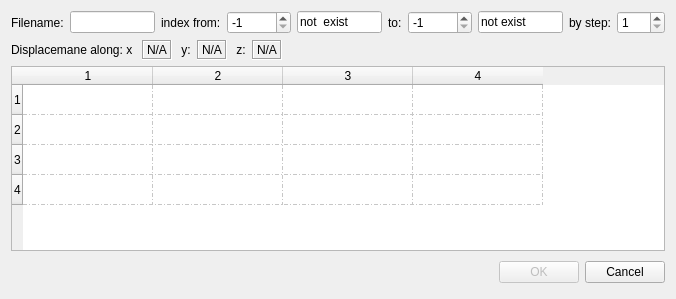
<?xml version="1.0" encoding="UTF-8"?>
<ui version="4.0">
 <class>visatom_newdisplacementpolicyForm</class>
 <widget class="QDialog" name="visatom_newdisplacementpolicyForm">
  <property name="geometry">
   <rect>
    <x>0</x>
    <y>0</y>
    <width>676</width>
    <height>299</height>
   </rect>
  </property>
  <property name="windowTitle">
   <string>Dialog</string>
  </property>
  <property name="windowIcon">
   <iconset resource="visatom2017.qrc">
    <normaloff>:/VisAtom2017/VisAtoms21.ico</normaloff>:/VisAtom2017/VisAtoms21.ico</iconset>
  </property>
  <layout class="QVBoxLayout" name="verticalLayout">
   <item>
    <layout class="QHBoxLayout" name="horizontalLayout">
     <item>
      <widget class="QLabel" name="label_38">
       <property name="text">
        <string>Filename:</string>
       </property>
      </widget>
     </item>
     <item>
      <widget class="QLineEdit" name="trajectfilenameEdit">
       <property name="enabled">
        <bool>true</bool>
       </property>
       <property name="readOnly">
        <bool>true</bool>
       </property>
      </widget>
     </item>
     <item>
      <widget class="QLabel" name="label_36">
       <property name="text">
        <string>index from:</string>
       </property>
      </widget>
     </item>
     <item>
      <widget class="QSpinBox" name="trajectfromSpinBox">
       <property name="enabled">
        <bool>true</bool>
       </property>
       <property name="sizePolicy">
        <sizepolicy hsizetype="Fixed" vsizetype="Fixed">
         <horstretch>0</horstretch>
         <verstretch>0</verstretch>
        </sizepolicy>
       </property>
       <property name="minimumSize">
        <size>
         <width>64</width>
         <height>0</height>
        </size>
       </property>
       <property name="minimum">
        <number>-1</number>
       </property>
       <property name="maximum">
        <number>9999</number>
       </property>
       <property name="value">
        <number>-1</number>
       </property>
      </widget>
     </item>
     <item>
      <widget class="QLineEdit" name="trajectfilefromLineEdit">
       <property name="enabled">
        <bool>true</bool>
       </property>
       <property name="text">
        <string>not  exist</string>
       </property>
       <property name="readOnly">
        <bool>true</bool>
       </property>
      </widget>
     </item>
     <item>
      <widget class="QLabel" name="label_37">
       <property name="text">
        <string>to:</string>
       </property>
      </widget>
     </item>
     <item>
      <widget class="QSpinBox" name="trajecttoSpinBox">
       <property name="enabled">
        <bool>true</bool>
       </property>
       <property name="sizePolicy">
        <sizepolicy hsizetype="Fixed" vsizetype="Fixed">
         <horstretch>0</horstretch>
         <verstretch>0</verstretch>
        </sizepolicy>
       </property>
       <property name="minimumSize">
        <size>
         <width>64</width>
         <height>0</height>
        </size>
       </property>
       <property name="minimum">
        <number>-1</number>
       </property>
       <property name="maximum">
        <number>9999</number>
       </property>
       <property name="value">
        <number>-1</number>
       </property>
      </widget>
     </item>
     <item>
      <widget class="QLineEdit" name="trajectfiletoLineEdit">
       <property name="enabled">
        <bool>true</bool>
       </property>
       <property name="text">
        <string>not exist</string>
       </property>
       <property name="readOnly">
        <bool>true</bool>
       </property>
      </widget>
     </item>
     <item>
      <widget class="QLabel" name="label">
       <property name="text">
        <string>by step:</string>
       </property>
      </widget>
     </item>
     <item>
      <widget class="QSpinBox" name="trajectstepSpinBox">
       <property name="sizePolicy">
        <sizepolicy hsizetype="Fixed" vsizetype="Fixed">
         <horstretch>0</horstretch>
         <verstretch>0</verstretch>
        </sizepolicy>
       </property>
       <property name="minimumSize">
        <size>
         <width>48</width>
         <height>0</height>
        </size>
       </property>
       <property name="minimum">
        <number>1</number>
       </property>
       <property name="maximum">
        <number>100</number>
       </property>
       <property name="value">
        <number>1</number>
       </property>
      </widget>
     </item>
    </layout>
   </item>
   <item>
    <layout class="QVBoxLayout" name="verticalLayout_2">
     <item>
      <layout class="QHBoxLayout" name="horizontalLayout_4">
       <item>
        <widget class="QLabel" name="labelvx">
         <property name="text">
          <string>Displacemane along: x </string>
         </property>
        </widget>
       </item>
       <item>
        <widget class="QLabel" name="vxcolLabel">
         <property name="frameShape">
          <enum>QFrame::Box</enum>
         </property>
         <property name="frameShadow">
          <enum>QFrame::Sunken</enum>
         </property>
         <property name="text">
          <string>N/A</string>
         </property>
        </widget>
       </item>
       <item>
        <widget class="QLabel" name="labelvy">
         <property name="text">
          <string> y:</string>
         </property>
        </widget>
       </item>
       <item>
        <widget class="QLabel" name="vycolLabel">
         <property name="frameShape">
          <enum>QFrame::Box</enum>
         </property>
         <property name="frameShadow">
          <enum>QFrame::Sunken</enum>
         </property>
         <property name="text">
          <string>N/A</string>
         </property>
        </widget>
       </item>
       <item>
        <widget class="QLabel" name="labelvz">
         <property name="text">
          <string> z:</string>
         </property>
        </widget>
       </item>
       <item>
        <widget class="QLabel" name="vzcolLabel">
         <property name="frameShape">
          <enum>QFrame::Box</enum>
         </property>
         <property name="frameShadow">
          <enum>QFrame::Sunken</enum>
         </property>
         <property name="text">
          <string>N/A</string>
         </property>
        </widget>
       </item>
       <item>
        <spacer name="horizontalSpacer">
         <property name="orientation">
          <enum>Qt::Horizontal</enum>
         </property>
         <property name="sizeHint" stdset="0">
          <size>
           <width>40</width>
           <height>20</height>
          </size>
         </property>
        </spacer>
       </item>
      </layout>
     </item>
     <item>
      <widget class="QTableWidget" name="datasheetTableWidget">
       <property name="focusPolicy">
        <enum>Qt::NoFocus</enum>
       </property>
       <property name="contextMenuPolicy">
        <enum>Qt::NoContextMenu</enum>
       </property>
       <property name="autoFillBackground">
        <bool>true</bool>
       </property>
       <property name="autoScroll">
        <bool>true</bool>
       </property>
       <property name="editTriggers">
        <set>QAbstractItemView::NoEditTriggers</set>
       </property>
       <property name="tabKeyNavigation">
        <bool>false</bool>
       </property>
       <property name="showDropIndicator" stdset="0">
        <bool>false</bool>
       </property>
       <property name="dragDropOverwriteMode">
        <bool>false</bool>
       </property>
       <property name="alternatingRowColors">
        <bool>false</bool>
       </property>
       <property name="selectionMode">
        <enum>QAbstractItemView::NoSelection</enum>
       </property>
       <property name="showGrid">
        <bool>true</bool>
       </property>
       <property name="gridStyle">
        <enum>Qt::DashDotLine</enum>
       </property>
       <property name="wordWrap">
        <bool>true</bool>
       </property>
       <property name="cornerButtonEnabled">
        <bool>false</bool>
       </property>
       <property name="rowCount">
        <number>4</number>
       </property>
       <property name="columnCount">
        <number>4</number>
       </property>
       <attribute name="horizontalHeaderCascadingSectionResizes">
        <bool>true</bool>
       </attribute>
       <attribute name="horizontalHeaderDefaultSectionSize">
        <number>130</number>
       </attribute>
       <attribute name="horizontalHeaderStretchLastSection">
        <bool>false</bool>
       </attribute>
       <attribute name="verticalHeaderCascadingSectionResizes">
        <bool>false</bool>
       </attribute>
       <row/>
       <row/>
       <row/>
       <row/>
       <column/>
       <column/>
       <column/>
       <column/>
      </widget>
     </item>
    </layout>
   </item>
   <item>
    <layout class="QHBoxLayout">
     <property name="spacing">
      <number>6</number>
     </property>
     <property name="leftMargin">
      <number>0</number>
     </property>
     <property name="topMargin">
      <number>0</number>
     </property>
     <property name="rightMargin">
      <number>0</number>
     </property>
     <property name="bottomMargin">
      <number>0</number>
     </property>
     <item>
      <spacer>
       <property name="orientation">
        <enum>Qt::Horizontal</enum>
       </property>
       <property name="sizeHint" stdset="0">
        <size>
         <width>131</width>
         <height>31</height>
        </size>
       </property>
      </spacer>
     </item>
     <item>
      <widget class="QPushButton" name="okButton">
       <property name="enabled">
        <bool>false</bool>
       </property>
       <property name="text">
        <string>OK</string>
       </property>
      </widget>
     </item>
     <item>
      <widget class="QPushButton" name="cancelButton">
       <property name="text">
        <string>Cancel</string>
       </property>
      </widget>
     </item>
    </layout>
   </item>
  </layout>
 </widget>
 <resources>
  <include location="visatom2017.qrc"/>
 </resources>
 <connections>
  <connection>
   <sender>okButton</sender>
   <signal>clicked()</signal>
   <receiver>visatom_newdisplacementpolicyForm</receiver>
   <slot>accept()</slot>
   <hints>
    <hint type="sourcelabel">
     <x>278</x>
     <y>253</y>
    </hint>
    <hint type="destinationlabel">
     <x>96</x>
     <y>254</y>
    </hint>
   </hints>
  </connection>
  <connection>
   <sender>cancelButton</sender>
   <signal>clicked()</signal>
   <receiver>visatom_newdisplacementpolicyForm</receiver>
   <slot>reject()</slot>
   <hints>
    <hint type="sourcelabel">
     <x>369</x>
     <y>253</y>
    </hint>
    <hint type="destinationlabel">
     <x>179</x>
     <y>282</y>
    </hint>
   </hints>
  </connection>
  <connection>
   <sender>datasheetTableWidget</sender>
   <signal>itemChanged(QTableWidgetItem*)</signal>
   <receiver>visatom_newdisplacementpolicyForm</receiver>
   <slot>OnDatasheetChanged(QTableWidgetItem*)</slot>
   <hints>
    <hint type="sourcelabel">
     <x>287</x>
     <y>190</y>
    </hint>
    <hint type="destinationlabel">
     <x>287</x>
     <y>195</y>
    </hint>
   </hints>
  </connection>
  <connection>
   <sender>trajectfromSpinBox</sender>
   <signal>valueChanged(int)</signal>
   <receiver>visatom_newdisplacementpolicyForm</receiver>
   <slot>OnFromChanged(int)</slot>
   <hints>
    <hint type="sourcelabel">
     <x>261</x>
     <y>19</y>
    </hint>
    <hint type="destinationlabel">
     <x>337</x>
     <y>149</y>
    </hint>
   </hints>
  </connection>
  <connection>
   <sender>trajecttoSpinBox</sender>
   <signal>valueChanged(int)</signal>
   <receiver>visatom_newdisplacementpolicyForm</receiver>
   <slot>OnToChanged(int)</slot>
   <hints>
    <hint type="sourcelabel">
     <x>511</x>
     <y>19</y>
    </hint>
    <hint type="destinationlabel">
     <x>337</x>
     <y>149</y>
    </hint>
   </hints>
  </connection>
  <connection>
   <sender>trajectstepSpinBox</sender>
   <signal>valueChanged(int)</signal>
   <receiver>visatom_newdisplacementpolicyForm</receiver>
   <slot>OnStepChanged(int)</slot>
   <hints>
    <hint type="sourcelabel">
     <x>641</x>
     <y>19</y>
    </hint>
    <hint type="destinationlabel">
     <x>337</x>
     <y>149</y>
    </hint>
   </hints>
  </connection>
 </connections>
 <slots>
  <slot>OnDatasheetChanged(QTableWidgetItem*)</slot>
  <slot>OnFromChanged(int)</slot>
  <slot>OnToChanged(int)</slot>
  <slot>OnStepChanged(int)</slot>
 </slots>
</ui>
